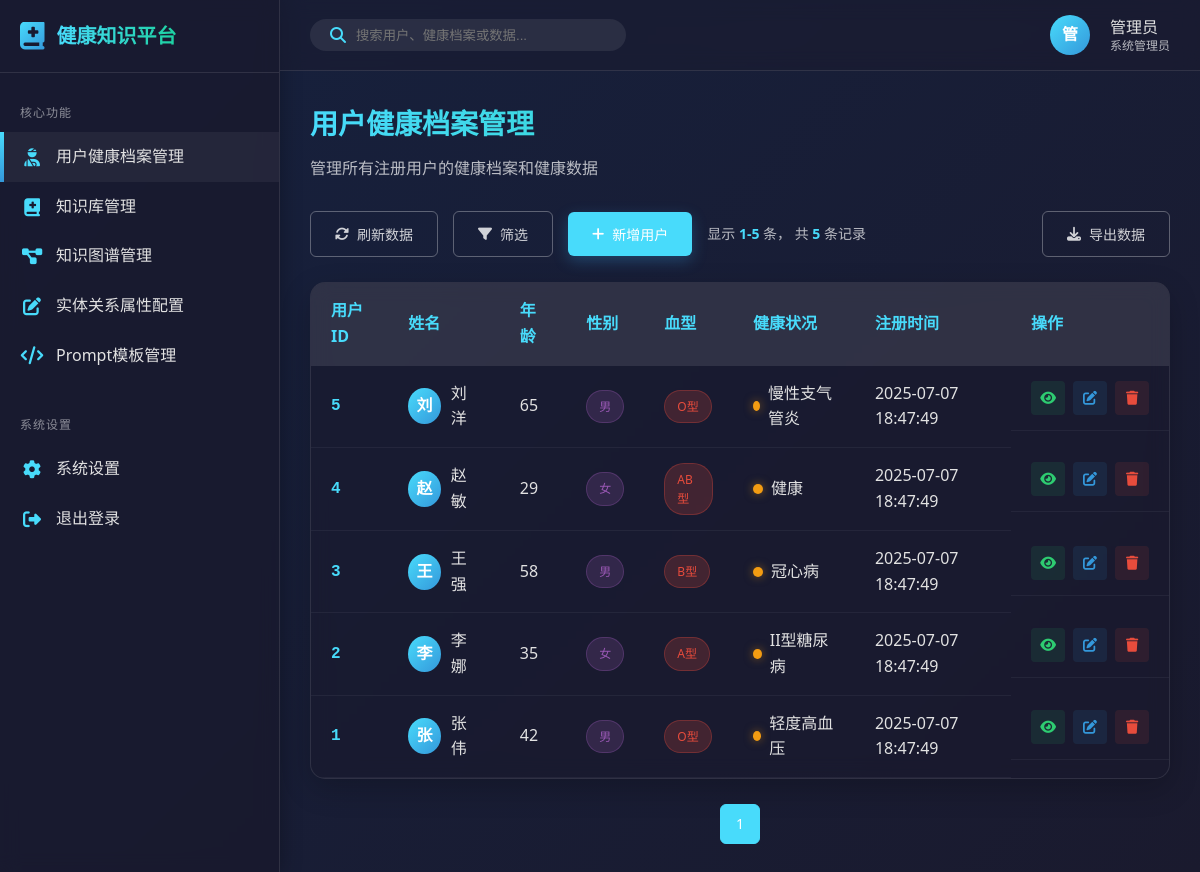
The app's page /admin/dashboard (signed in), older data.
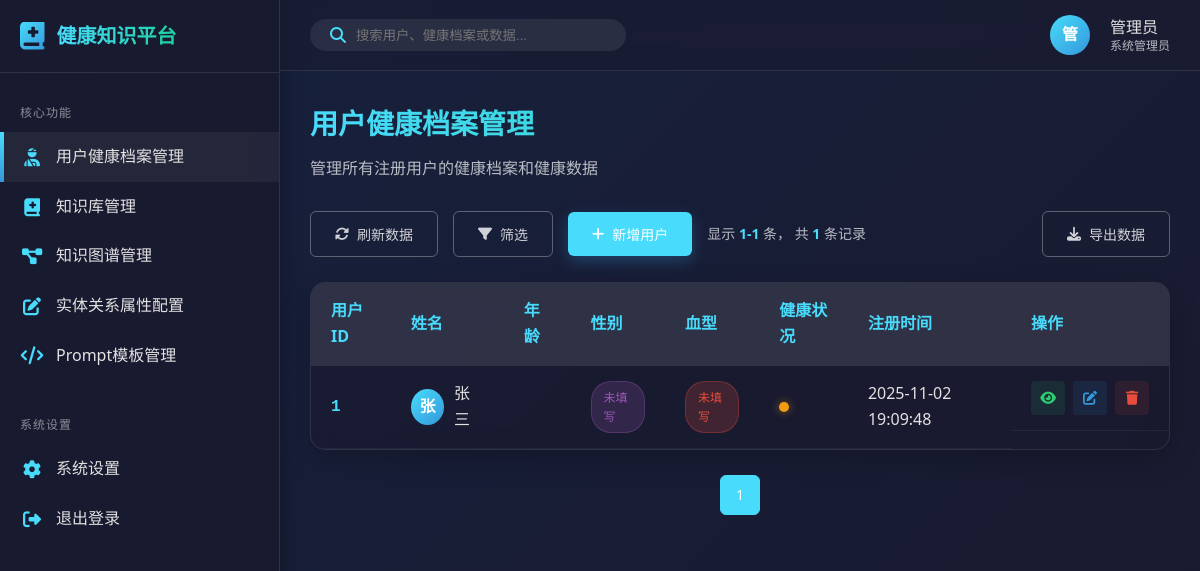
The same page, newer data.
### tables this page shows
CREATE TABLE patients (
            id INTEGER PRIMARY KEY AUTOINCREMENT,
            name TEXT NOT NULL,
            phone TEXT UNIQUE NOT NULL,
            password TEXT NOT NULL,
            age INTEGER,
            gender TEXT,
            blood_type TEXT,
            height TEXT,
            weight TEXT,
            conditions TEXT,
            allergies TEXT,
            occupation TEXT,
            ethnicity TEXT,
            main_activity TEXT,
            education TEXT,
            employment TEXT,
            marital_status TEXT,
            is_smoker TEXT,
            is_drinker TEXT,
            surgery_history TEXT,
            medications TEXT,
            disease_history TEXT,
            systolic_bp TEXT,
            diastolic_bp TEXT,
            bp_measure_time TEXT,
            family_history TEXT,
            regular_exercise TEXT,
            created_at TIMESTAMP DEFAULT CURRENT_TIMESTAMP
        );

### app.py (the view)
@app.route('/admin/dashboard')
def admin_dashboard():
    if 'admin_id' not in session:
        return redirect(url_for('admin_login'))
    page = request.args.get('page', 1, type=int)
    per_page = 10
    search = request.args.get('search', '').strip()
    conn = sqlite3.connect(app.config['DATABASE'])
    c = conn.cursor()
    if search:
        c.execute('SELECT COUNT(*) FROM patients WHERE name LIKE ? OR phone LIKE ? OR conditions LIKE ?',
                  (f'%{search}%', f'%{search}%', f'%{search}%'))
    else:
        c.execute('SELECT COUNT(*) FROM patients')
    total = c.fetchone()[0]
    total_pages = (total + per_page - 1) // per_page
    offset = (page - 1) * per_page
    if search:
        c.execute('SELECT * FROM patients WHERE name LIKE ? OR phone LIKE ? OR conditions LIKE ? ORDER BY id DESC LIMIT ? OFFSET ?',
                  (f'%{search}%', f'%{search}%', f'%{search}%', per_page, offset))
    else:
        c.execute('SELECT * FROM patients ORDER BY id DESC LIMIT ? OFFSET ?', (per_page, offset))
    patients = c.fetchall()
    conn.close()
    patients_data = []
    for p in patients:
        patients_data.append({
            'id': p[0], 'name': p[1], 'phone': p[2], 'age': p[4],
            'gender': p[5], 'blood_type': p[6], 'height': p[7], 'weight': p[8],
            'conditions': p[9], 'allergies': p[10], 'created_at': p[-1] if len(p) > 11 else ''
        })
    return render_template('admin_dashboard.html', patients=patients_data,
                           page=page, per_page=per_page, total=total,
                           total_pages=total_pages, search=search)

### templates/admin_dashboard.html (shortened to what the changed rows need)
{% extends "base.html" %}
{% block styles %}
<link rel="stylesheet" href="{{ url_for('static', filename='css/admin.css') }}">
{% endblock %}
{% block content %}
<div class="admin-container">
    <aside class="sidebar">
        <div class="sidebar-header">
            <div class="hospital-logo">
                <h2>健康知识平台</h2>
            </div>
        </div>
    </aside>
    <main class="main-content">
        <section class="content-area">
            <div class="content-header">
                <h1>用户健康档案管理</h1>
            </div>
            <div class="dashboard-actions">
                <div class="action-left">
                    <div class="records-count">
                        显示 <strong>{{ ((page-1)*per_page)+1 }}-{{ [page*per_page, total]|min }}</strong> 条，
                        共 <strong>{{ total }}</strong> 条记录
                    </div>
                </div>
            </div>
            <div class="table-wrapper">
                <table class="patients-table">
                    <thead>
                    <tr>
                        <th>用户ID</th>
                        <th>姓名</th>
                        <th>年龄</th>
                        <th>性别</th>
                        <th>血型</th>
                        <th>健康状况</th>
                        <th>注册时间</th>
                        <th width="140">操作</th>
                    </tr>
                    </thead>
                    <tbody>
                    {% for patient in patients %}
                    <tr>
                        <td><span class="user-id">{{ patient.id }}</span></td>
                        <td>
                            <div class="user-info-cell">
                                <div class="user-avatar-small">
                                    {{ patient.name[0] }}
                                </div>
                                <span class="user-name">{{ patient.name }}</span>
                            </div>
                        </td>
                        <td>{{ patient.age }}</td>
                        <td>
                <span class="badge badge-gender">
                  {% if patient.gender %}{{ patient.gender }}{% else %}未填写{% endif %}
                </span>
                        </td>
                        <td>
                <span class="badge badge-blood">
                  {% if patient.blood_type %}{{ patient.blood_type }}{% else %}未填写{% endif %}
                </span>
                        </td>
                        <td>
                            <div class="health-status">
                                <span class="status-indicator {{ 'positive' if patient.conditions == '良好' else 'warning' }}"></span>
                                {{ patient.conditions }}
                            </div>
                        </td>
                        <td>{{ patient.created_at }}</td>
                        <td class="actions">
                            <button class="btn-icon view" title="查看详情" data-id="{{ patient.id }}">
                                <i class="fas fa-eye"></i>
                            </button>
                            <button class="btn-icon edit" title="编辑健康信息" data-id="{{ patient.id }}">
                                <i class="fas fa-edit"></i>
                            </button>
                            <button class="btn-icon delete" title="删除用户" data-id="{{ patient.id }}">
                                <i class="fas fa-trash"></i>
                            </button>
                        </td>
                    </tr>
                    {% endfor %}
                    </tbody>
                </table>
            </div>
            <div class="pagination">
                {% for p in range(1, total_pages+1) %}
                {% if p == page %}
                <a class="btn btn-outline active">{{ p }}</a>
                {% else %}
                <a href="{{ url_for('admin_dashboard', page=p) }}" class="btn btn-outline">{{ p }}</a>
                {% endif %}
                {% endfor %}
            </div>
        </section>
    </main>
</div>
{% endblock %}

Row changes from the older to the newer data that the page shows:
removed patients: id "5", name "刘", name "刘洋", age "65", gender "男", blood_type "O型", conditions "慢性支气管炎", created_at "2025-07-07 18:47:49"
removed patients: id "4", name "赵", name "赵敏", age "29", gender "女", blood_type "AB型", conditions "健康", created_at "2025-07-07 18:47:49"
removed patients: id "3", name "王", name "王强", age "58", gender "男", blood_type "B型", conditions "冠心病", created_at "2025-07-07 18:47:49"
removed patients: id "2", name "李", name "李娜", age "35", gender "女", blood_type "A型", conditions "II型糖尿病", created_at "2025-07-07 18:47:49"
changed patients id 1: name "张伟" → "张三"; created_at "2025-07-07 18:47:49" → "2025-11-02 19:09:48"; age "42" → (not shown); gender "男" → (not shown); blood_type "O型" → (not shown); conditions "轻度高血压" → (not shown); now shows "未填写"
Text that changed along with them:
{{ [page*per_page, total]|min }}: "5" → "1"
{{ total }}: "5" → "1"
